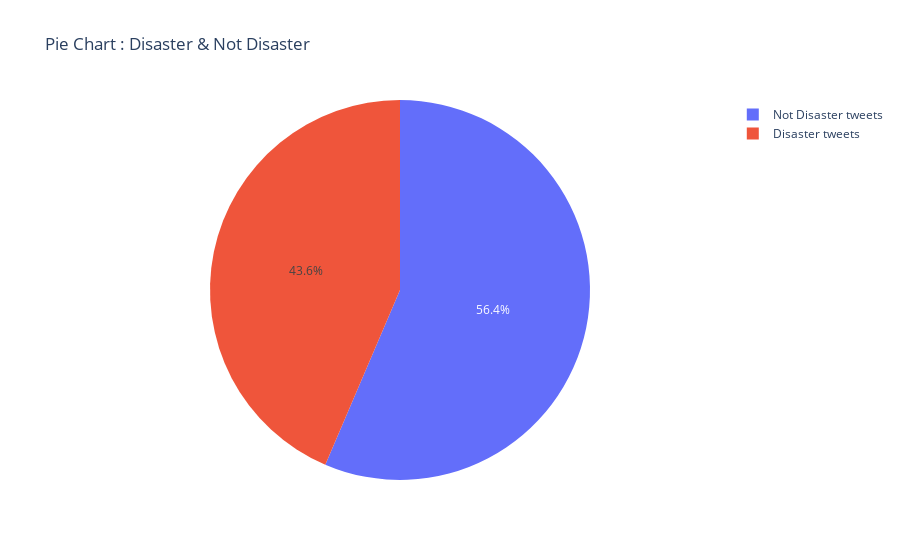

The notebook cell saved with this chart:
### Markdown cell above
#### Visualising With Pie Chart

### Code cell
tweets = [total_disaster_tweets, total_not_disaster_tweets]

fig = px.pie(values=tweets, names=['Disaster tweets','Not Disaster tweets'], title='Pie Chart : Disaster & Not Disaster')
fig.show()

### Figure 1 — Plotly figure (JSON) as saved in the notebook; plotly's stock layout.template omitted (floating-point values rounded to 4 significant figures)
{"data": [{"domain": {"x": [0, 1], "y": [0, 1]}, "hovertemplate": "label=%{label}<br>value=%{value}<extra></extra>", "labels": ["Disaster tweets", "Not Disaster tweets"], "legendgroup": "", "name": "", "showlegend": true, "values": [37002, 47925], "type": "pie"}], "layout": {"legend": {"tracegroupgap": 0}, "title": {"text": "Pie Chart : Disaster & Not Disaster"}, "autosize": true}}
